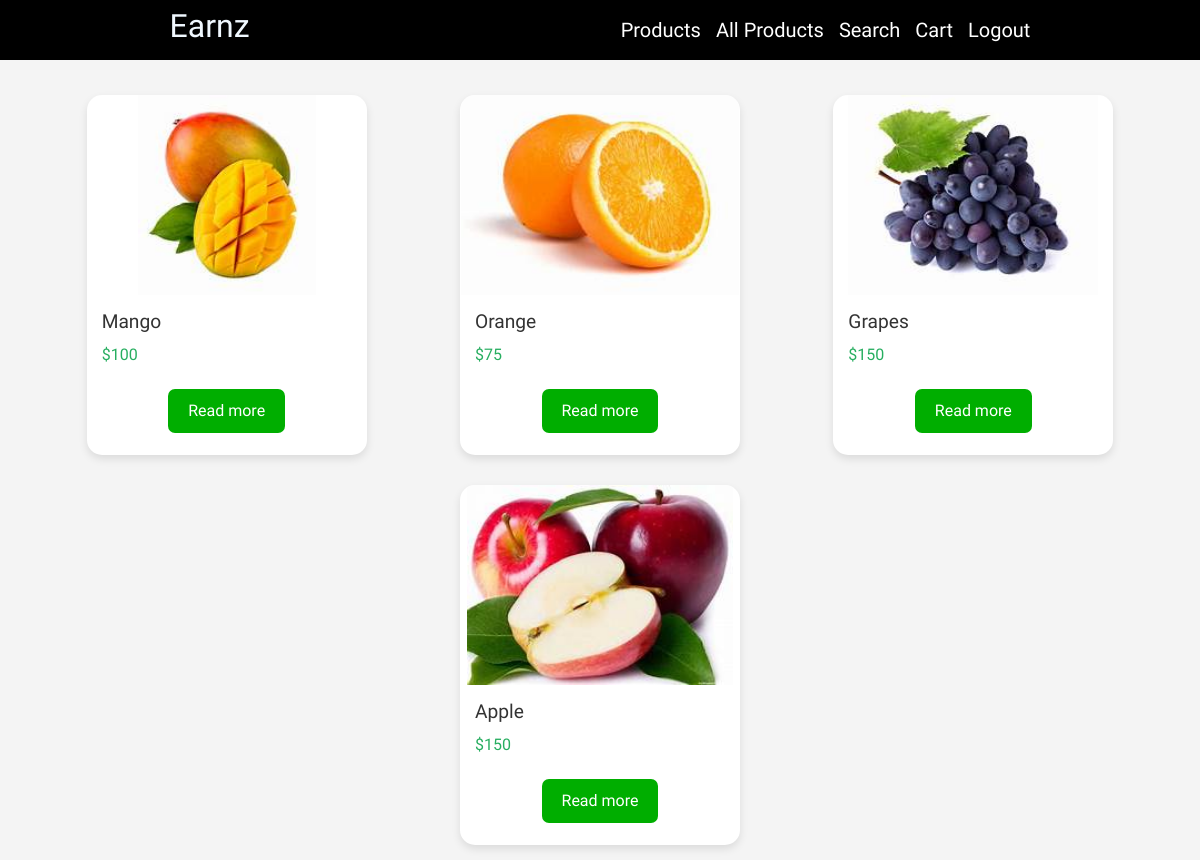
The page /All_product/ (signed in) on the database its author committed.
### home/models.py (models this page shows, shortened)
class Product(models.Model):
    product_name=models.CharField(max_length=200)
    product_price=models.IntegerField(null=True)
    product_description=models.TextField()
    product_images=models.ImageField(upload_to='images/',null=True)

### home/views.py (the view)
# urls.py: path('All_product/', views.Product_list,name='Product_list'),
@login_required(login_url='login')
def Product_list(request):
    all_products=Product.objects.all()
    context={
        'all_products':all_products
    }
    return render(request,'All_products.html',context)

### templates/All_products.html (shortened to what this page needs)
<!DOCTYPE html>
<html lang="en">
{% extends 'blank_layout.html' %}
{% block content %}
<div class="container">
    {% for product in all_products %}
    <div class="card">
        <img src="{{ product.product_images.url }}" class="card-img-top" alt="{{ product.product_name }}">
        <div class="card-body">
            <div>
                <h5 class="card-title">{{ product.product_name }}</h5>
                <p class="card-price">${{ product.product_price }}</p>
            </div>
            <div class="btn">
                <a href="{% url 'Product_list_one' product.id %}" class="btn-primary">Read more</a>
            </div>
        </div>
    </div>
    {% endfor %}
</div>
{% endblock content %}

### templates/blank_layout.html (shortened to what this page needs)
<!DOCTYPE html>
<html lang="en">
<head>
</head>
<body>
    <nav>
        {% include 'navbar.html' %}
    </nav>
    {% block content %}{% endblock content %}
</body>
</html>

### templates/navbar.html (shortened to what this page needs)
<!DOCTYPE html>
<html lang="en">
<head>
    <link href="https://cdn.jsdelivr.net/npm/bootstrap@5.3.3/dist/css/bootstrap.min.css" rel="stylesheet"
>
</head>
<body>
    <nav>
            <h2>Earnz</h2>
            <ul>
                <li><a href="{% url 'Product_Home' %}">Products</a></li>
                <li><a href="{% url 'Product_list' %}">All Products</a></li>
                {% if not user.is_authenticated %}
                <li><a href="{% url 'login' %}">Login</a></li>
                <li><a href="{% url 'signin' %}">Sign In</a></li>
                {% else %}
                <li>
                    <form method="GET" action="{% url 'product_search' %}">
                        <button type="submit">Search</button>
                    </form>
                </li>
                <li><a href="{% url 'cart' %}">Cart</a></li>
                <li><a href="{% url 'logout' %}">Logout</a></li>
                {% endif %}
            </ul>
        </nav>
</body>
</html>

### templates/navbar.html (style rules this page uses)
* { margin: 0; padding: 0; box-sizing: border-box; font-family: "Quicksand", sans-serif; font-weight: 500; font-style: normal; }
body { font-size: 20px; }
nav { background: #000; color: aliceblue; height: 60px; position: fixed; top: 0; width: 100%; display: flex; justify-content: space-around; align-items: center; }
nav ul { display: flex; gap:0px 15px; list-style: none; text-decoration: none; margin-top: 15px; }
nav ul li a { color: white; text-decoration: none; }
nav ul li ::after { border-bottom: 2px solid red; }
form { border: none; outline: none; list-style: none; text-decoration: none; }
form button { border: none; outline: none; list-style: none; text-decoration: none; background: #000; color: white; }
body { background-color: #f4f4f4; color: #333; }

### templates/All_products.html (style rules this page uses)
.container { display: flex; flex-wrap: wrap; justify-content: space-around; margin-top: 5rem; padding: 0 10px; }
.card { background: #fff; border: none; border-radius: 15px; box-shadow: 0 4px 8px rgba(0, 0, 0, 0.1); margin: 15px; overflow: hidden; transition: transform 0.2s; width: 280px; display: flex; flex-direction: column; justify-content: space-between; }
.card img { border-top-left-radius: 15px; border-top-right-radius: 15px; width: 100%; height: 200px; object-fit: contain; aspect-ratio: 1/1; }
.card-body { padding: 15px; flex-grow: 1; display: flex; flex-direction: column; justify-content: space-between; }
.card-title { font-size: 1.2rem; color: #333; margin-bottom: 10px; }
.card-price { font-size: 1rem; color: #27ae60; margin-bottom: 15px; }
.btn { display: flex; justify-content: center; align-items: center; }
.btn a { background: #00ae00; color: #fff; text-decoration: none; border-radius: 7px; padding: 10px 20px; transition: background-color 0.3s ease; }

### rows shown on the page
Product: product_images (picture), product_name "Mango", product_price "100"
Product: product_images (picture), product_name "Orange", product_price "75"
Product: product_images (picture), product_name "Grapes", product_price "150"
Product: product_images (picture), product_name "Apple", product_price "150"
